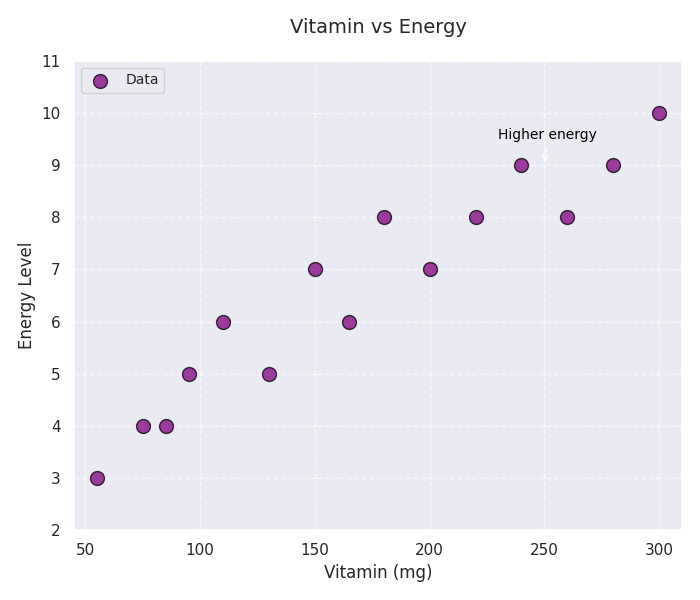

Generate this figure with Python:
import matplotlib.pyplot as plt
import numpy as np

vitamin_intake = np.array([55, 75, 85, 95, 110, 130, 150, 165, 180, 200, 220, 240, 260, 280, 300])
energy_levels = np.array([3, 4, 4, 5, 6, 5, 7, 6, 8, 7, 8, 9, 8, 9, 10])

fig, ax = plt.subplots(figsize=(7, 6))

ax.scatter(vitamin_intake, energy_levels, color='purple', s=100, alpha=0.75, edgecolor='black', label='Data')
ax.set_title("Vitamin vs Energy", fontsize=14, pad=20)
ax.set_xlabel("Vitamin (mg)", fontsize=12)
ax.set_ylabel("Energy Level", fontsize=12)
ax.set_xlim(min(vitamin_intake) - 10, max(vitamin_intake) + 10)
ax.set_ylim(min(energy_levels) - 1, max(energy_levels) + 1)
ax.grid(True, linestyle='--', alpha=0.7)
ax.legend(loc='upper left', fontsize=10)
ax.annotate('Higher energy', xy=(250, 9), xytext=(230, 9.5),
            arrowprops=dict(facecolor='black', arrowstyle='->'),
            fontsize=10, color='black')

plt.tight_layout()
plt.show()
